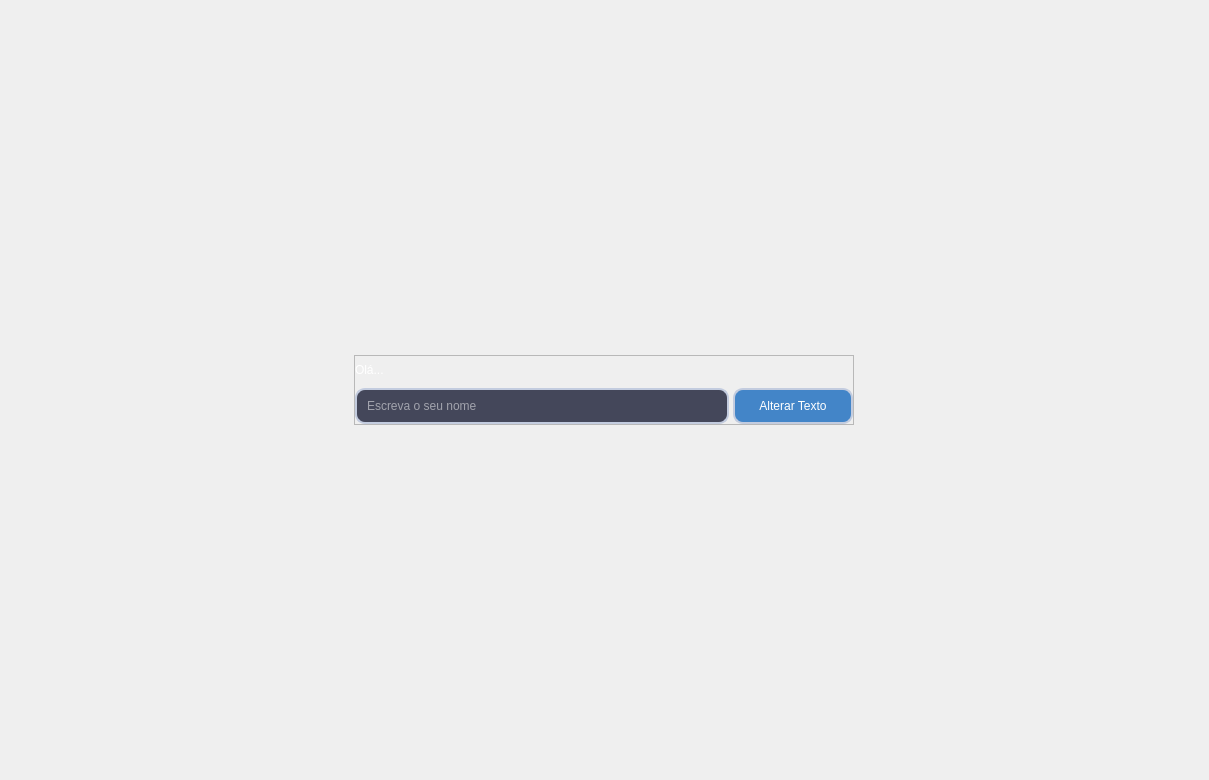
<?xml version="1.0" encoding="UTF-8"?>
<ui version="4.0">
 <class>application_pages</class>
 <widget class="QStackedWidget" name="application_pages">
  <property name="geometry">
   <rect>
    <x>0</x>
    <y>0</y>
    <width>1209</width>
    <height>780</height>
   </rect>
  </property>
  <property name="windowTitle">
   <string>StackedWidget</string>
  </property>
  <widget class="QWidget" name="page_1">
   <layout class="QVBoxLayout" name="verticalLayout">
    <item alignment="Qt::AlignHCenter">
     <widget class="QFrame" name="frame">
      <property name="minimumSize">
       <size>
        <width>500</width>
        <height>70</height>
       </size>
      </property>
      <property name="maximumSize">
       <size>
        <width>500</width>
        <height>70</height>
       </size>
      </property>
      <property name="frameShape">
       <enum>QFrame::StyledPanel</enum>
      </property>
      <property name="frameShadow">
       <enum>QFrame::Raised</enum>
      </property>
      <layout class="QVBoxLayout" name="verticalLayout_4">
       <property name="spacing">
        <number>4</number>
       </property>
       <property name="leftMargin">
        <number>0</number>
       </property>
       <property name="topMargin">
        <number>0</number>
       </property>
       <property name="rightMargin">
        <number>0</number>
       </property>
       <property name="bottomMargin">
        <number>0</number>
       </property>
       <item>
        <widget class="QLabel" name="label_3">
         <property name="styleSheet">
          <string notr="true">font: 700 14pt &quot;Segoe UI&quot;;
color: rgb(255, 255, 255);</string>
         </property>
         <property name="text">
          <string>Olá...</string>
         </property>
        </widget>
       </item>
       <item>
        <layout class="QGridLayout" name="gridLayout">
         <item row="0" column="0">
          <widget class="QLineEdit" name="lineEdit">
           <property name="minimumSize">
            <size>
             <width>0</width>
             <height>36</height>
            </size>
           </property>
           <property name="maximumSize">
            <size>
             <width>16777215</width>
             <height>36</height>
            </size>
           </property>
           <property name="styleSheet">
            <string notr="true">QLineEdit {
	background-color: rgb(68, 71, 90);
	padding: 8px;
	border: 2px solid #c3ccdf;
	color: rgb(255, 255, 255);
	border-radius: 10px;
}</string>
           </property>
           <property name="placeholderText">
            <string>Escreva o seu nome</string>
           </property>
          </widget>
         </item>
         <item row="0" column="1">
          <widget class="QPushButton" name="btn_change_text">
           <property name="minimumSize">
            <size>
             <width>120</width>
             <height>36</height>
            </size>
           </property>
           <property name="maximumSize">
            <size>
             <width>16777215</width>
             <height>36</height>
            </size>
           </property>
           <property name="cursor">
            <cursorShape>CrossCursor</cursorShape>
           </property>
           <property name="styleSheet">
            <string notr="true">QPushButton {
	background-color: rgb(67, 133, 200);
	border: 2px solid #c3ccdf;
	color: rgb(255, 255, 255);
	border-radius: 10px;
}
QPushButton:hover {
	background-color: rgb(85, 170, 255);
}
QPushButton:pressed {
	background-color: rgb(255, 0, 127);
}</string>
           </property>
           <property name="text">
            <string>Alterar Texto</string>
           </property>
          </widget>
         </item>
        </layout>
       </item>
      </layout>
     </widget>
    </item>
   </layout>
  </widget>
  <widget class="QWidget" name="page_4">
   <layout class="QVBoxLayout" name="verticalLayout_5">
    <item>
     <widget class="QFrame" name="frame_2">
      <property name="frameShape">
       <enum>QFrame::StyledPanel</enum>
      </property>
      <property name="frameShadow">
       <enum>QFrame::Raised</enum>
      </property>
      <widget class="QPushButton" name="pushButton">
       <property name="geometry">
        <rect>
         <x>320</x>
         <y>700</y>
         <width>161</width>
         <height>51</height>
        </rect>
       </property>
       <property name="cursor">
        <cursorShape>PointingHandCursor</cursorShape>
       </property>
       <property name="styleSheet">
        <string notr="true">QPushButton {
	background-color: rgb(67, 133, 200);
	border: 2px solid #c3ccdf;
	color: rgb(255, 255, 255);
	border-radius: 10px;
}
</string>
       </property>
       <property name="text">
        <string>CLASSIFICAR</string>
       </property>
      </widget>
      <widget class="QFrame" name="frame_3">
       <property name="geometry">
        <rect>
         <x>530</x>
         <y>700</y>
         <width>591</width>
         <height>61</height>
        </rect>
       </property>
       <property name="frameShape">
        <enum>QFrame::StyledPanel</enum>
       </property>
       <property name="frameShadow">
        <enum>QFrame::Raised</enum>
       </property>
       <widget class="QPushButton" name="pushButton_4">
        <property name="geometry">
         <rect>
          <x>460</x>
          <y>0</y>
          <width>121</width>
          <height>51</height>
         </rect>
        </property>
        <property name="cursor">
         <cursorShape>PointingHandCursor</cursorShape>
        </property>
        <property name="styleSheet">
         <string notr="true">QPushButton {
	background-color: rgb(68, 71, 90);
	padding: 8px;
	border: 2px solid #c3ccdf;
	color: rgb(255, 255, 255);
	border-radius: 10px;
}</string>
        </property>
        <property name="text">
         <string>EDITAR</string>
        </property>
       </widget>
       <widget class="QPushButton" name="pushButton_2">
        <property name="geometry">
         <rect>
          <x>330</x>
          <y>0</y>
          <width>121</width>
          <height>51</height>
         </rect>
        </property>
        <property name="cursor">
         <cursorShape>PointingHandCursor</cursorShape>
        </property>
        <property name="styleSheet">
         <string notr="true">QPushButton {
	background-color: rgb(68, 71, 90);
	padding: 8px;
	border: 2px solid #c3ccdf;
	color: rgb(255, 255, 255);
	border-radius: 10px;
}</string>
        </property>
        <property name="text">
         <string>EXCLUIR</string>
        </property>
       </widget>
       <widget class="QPushButton" name="pushButton_5">
        <property name="geometry">
         <rect>
          <x>10</x>
          <y>0</y>
          <width>181</width>
          <height>51</height>
         </rect>
        </property>
        <property name="cursor">
         <cursorShape>PointingHandCursor</cursorShape>
        </property>
        <property name="styleSheet">
         <string notr="true">QPushButton {
	background-color: rgb(68, 71, 90);
	padding: 8px;
	border: 2px solid #c3ccdf;
	color: rgb(255, 255, 255);
	border-radius: 10px;
}</string>
        </property>
        <property name="text">
         <string>SELECIONAR IMAGENS</string>
        </property>
       </widget>
       <widget class="QPushButton" name="pushButton_3">
        <property name="geometry">
         <rect>
          <x>200</x>
          <y>0</y>
          <width>121</width>
          <height>51</height>
         </rect>
        </property>
        <property name="cursor">
         <cursorShape>PointingHandCursor</cursorShape>
        </property>
        <property name="styleSheet">
         <string notr="true">QPushButton {
	background-color: rgb(68, 71, 90);
	padding: 8px;
	border: 2px solid #c3ccdf;
	color: rgb(255, 255, 255);
	border-radius: 10px;
}</string>
        </property>
        <property name="text">
         <string>SALVAR</string>
        </property>
       </widget>
      </widget>
     </widget>
    </item>
   </layout>
  </widget>
  <widget class="QWidget" name="page_2">
   <layout class="QVBoxLayout" name="verticalLayout_2">
    <item>
     <widget class="QLabel" name="label_2">
      <property name="text">
       <string>Página 2</string>
      </property>
      <property name="alignment">
       <set>Qt::AlignCenter</set>
      </property>
     </widget>
    </item>
   </layout>
  </widget>
  <widget class="QWidget" name="page_3">
   <widget class="QPushButton" name="pushButton_6">
    <property name="geometry">
     <rect>
      <x>190</x>
      <y>690</y>
      <width>121</width>
      <height>61</height>
     </rect>
    </property>
    <property name="styleSheet">
     <string notr="true">background-color: rgb(255, 111, 224);
border-radius: 10px;
</string>
    </property>
    <property name="text">
     <string>CELECINORAR</string>
    </property>
   </widget>
   <widget class="QPushButton" name="pushButton_7">
    <property name="geometry">
     <rect>
      <x>440</x>
      <y>690</y>
      <width>121</width>
      <height>61</height>
     </rect>
    </property>
    <property name="styleSheet">
     <string notr="true">background-color: rgb(110, 255, 238);
border-radius: 10px;
</string>
    </property>
    <property name="text">
     <string>CELECINORAR</string>
    </property>
   </widget>
   <widget class="QFrame" name="frame_4">
    <property name="geometry">
     <rect>
      <x>300</x>
      <y>150</y>
      <width>201</width>
      <height>501</height>
     </rect>
    </property>
    <property name="styleSheet">
     <string notr="true">background-image: url(:/random/Imagem1.png);</string>
    </property>
    <property name="frameShape">
     <enum>QFrame::StyledPanel</enum>
    </property>
    <property name="frameShadow">
     <enum>QFrame::Raised</enum>
    </property>
   </widget>
  </widget>
 </widget>
 <resources>
  <include location="../../../../Desktop/TESTE IMAGEM PYSIDE6/TESTE.qrc"/>
 </resources>
 <connections/>
</ui>
